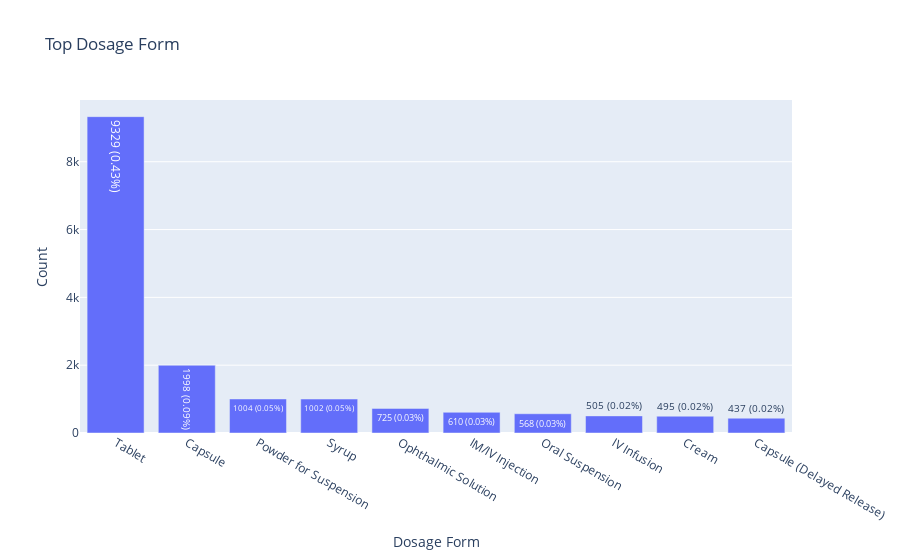

The notebook cell this image was saved under:
### Code cell
col_name = 'dosage form'
top_plot(col_name, 10)

### Figure 1 — Plotly figure (JSON) as saved in the notebook; plotly's stock layout.template omitted (floating-point values rounded to 4 significant figures)
{"data": [{"alignmentgroup": "True", "hovertemplate": "Dosage Form=%{x}<br>counts=%{y}<br>count_pct=%{text}<extra></extra>", "legendgroup": "", "marker": {"color": "#636efa", "pattern": {"shape": ""}}, "name": "", "offsetgroup": "", "orientation": "v", "showlegend": false, "text": ["9329 (0.43%)", "1998 (0.09%)", "1004 (0.05%)", "1002 (0.05%)", "725 (0.03%)", "610 (0.03%)", "568 (0.03%)", "505 (0.02%)", "495 (0.02%)", "437 (0.02%)"], "textposition": "auto", "type": "bar", "x": ["Tablet", "Capsule", "Powder for Suspension", "Syrup", "Ophthalmic Solution", "IM/IV Injection", "Oral Suspension", "IV Infusion", "Cream", "Capsule (Delayed Release)"], "xaxis": "x", "y": [9329, 1998, 1004, 1002, 725, 610, 568, 505, 495, 437], "yaxis": "y"}], "layout": {"barmode": "relative", "legend": {"tracegroupgap": 0}, "title": {"text": "Top Dosage Form"}, "xaxis": {"anchor": "y", "domain": [0.0, 1.0], "title": {"text": "Dosage Form"}}, "yaxis": {"anchor": "x", "domain": [0.0, 1.0], "title": {"text": "Count"}}}}
